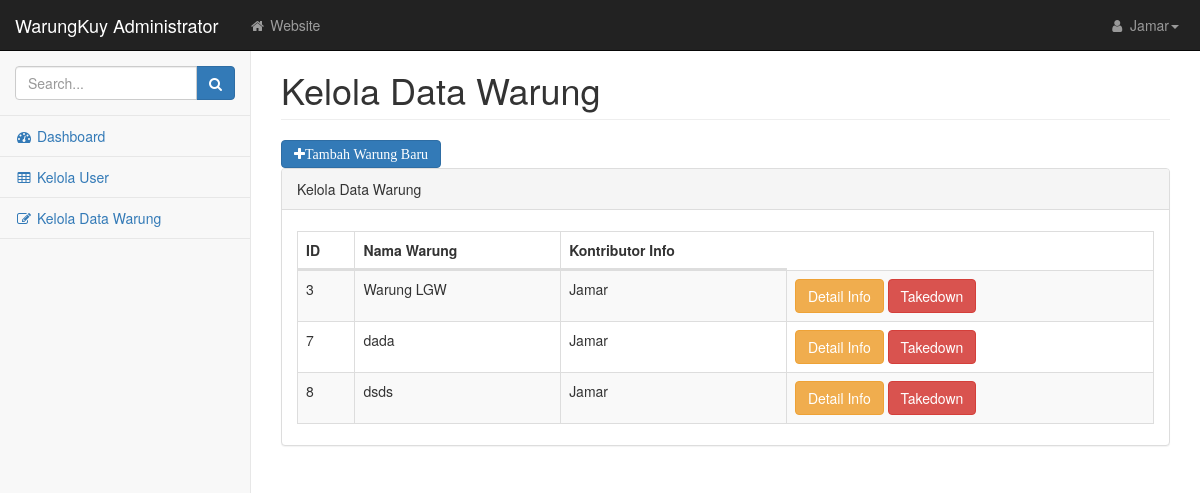
/View/KelolaWarung.php (signed in), run on the app's committed database.
### tables this page shows
CREATE TABLE `tb_warung` (
  `id_warung` int(11) NOT NULL,
  `nama_warung` varchar(50) NOT NULL,
  `alamat` varchar(120) NOT NULL,
  `deskripsi` mediumtext NOT NULL,
  `foto` varchar(256) DEFAULT NULL,
  `id_user` int(5) NOT NULL,
  `tanggal_ditambahkan` datetime NOT NULL
);

CREATE TABLE `tb_users` (
  `id_user` int(5) NOT NULL,
  `username` char(11) NOT NULL,
  `email` varchar(50) NOT NULL,
  `password` char(20) NOT NULL,
  `hak` enum('admin','registered') NOT NULL,
  `alamat` varchar(255) DEFAULT NULL,
  `foto` varchar(256) DEFAULT NULL
);

### View/KelolaWarung.php (the view, shortened to what this page needs)
<?php
include('../Config/koneksi.php');
?>
<!DOCTYPE html>
<html lang="en">
<head>
    <link href="css/bootstrap.min.css" rel="stylesheet">
    <link href="css/metisMenu.min.css" rel="stylesheet">
    <link href="css/dataTables/dataTables.bootstrap.css" rel="stylesheet">
    <link href="css/dataTables/dataTables.responsive.css" rel="stylesheet">
    <link href="css/startmin.css" rel="stylesheet">
    <link href="css/font-awesome.min.css" rel="stylesheet" type="text/css">
</head>
<body>
<div id="wrapper">
    <nav class="navbar navbar-inverse navbar-fixed-top" role="navigation">
        <div class="navbar-header">
            <a class="navbar-brand" href="index.php">WarungKuy Administrator</a>
        </div>
        <ul class="nav navbar-nav navbar-left navbar-top-links">
            <li><a href="../View/Home.php"><i class="fa fa-home fa-fw"></i> Website</a></li>
        </ul>
        <ul class="nav navbar-right navbar-top-links">
            <li class="dropdown">
                <a class="dropdown-toggle" data-toggle="dropdown" href="#">
                    <i class="fa fa-user fa-fw"></i> <?php echo $_SESSION['username'];?><b class="caret"></b>
                </a>
            </li>
        </ul>
        <div class="navbar-default sidebar" role="navigation">
            <div class="sidebar-nav navbar-collapse">
                <ul class="nav" id="side-menu">
                    <li class="sidebar-search">
                        <div class="input-group custom-search-form">
                            <input type="text" class="form-control" placeholder="Search...">
                            <span class="input-group-btn">
                                        <button class="btn btn-primary" type="button">
                                            <i class="fa fa-search"></i>
                                        </button>
                                </span>
                        </div>
                    </li>
                    <li>
                        <a href="index.php"><i class="fa fa-dashboard fa-fw"></i> Dashboard</a>
                    </li>
                    <li>
                        <a href="tables.php"><i class="fa fa-table fa-fw"></i> Kelola User</a>
                    </li>
                    <li>
                        <a href="#"><i class="fa fa-edit fa-fw"></i> Kelola Data Warung</a>
                    </li>
                </ul>
            </div>
        </div>
    </nav>
    <div id="page-wrapper">
        <div class="container-fluid">
            <div class="row">
                <div class="col-lg-12">
                    <h1 class="page-header">Kelola Data Warung</h1>
                    <a href="../View/TambahWarung.php">
                    <button class="btn btn-primary fa fa-plus">Tambah Warung Baru</button>
                    </a>
                </div>
            </div>
            <div class="row">
                <div class="col-lg-12">
                    <div class="panel panel-default">
                        <div class="panel-heading">
                            Kelola Data Warung
                        </div>
                        <div class="panel-body">
                            <div class="table-responsive">
                                <table class="table table-striped table-bordered table-hover" id="dataTables-example">
                                    <thead>
                                    <tr>
                                        <th>ID</th>
                                        <th>Nama Warung</th>
                                        <th>Kontributor Info</th>
                                    </tr>
                                    </thead>
                                    <tbody>
                                    <?php
                                    $query = "SELECT tb_warung.id_warung, tb_warung.nama_warung, tb_users.username FROM tb_warung, tb_users WHERE tb_warung.id_user = tb_users.id_user";
                                    $result = mysqli_query($koneksi, $query);
                                    while ($data = mysqli_fetch_array($result, MYSQLI_ASSOC)) {
                                        ?>
                                        <tr>
                                            <td><?php echo $data['id_warung'] ?></td>
                                            <td><?php echo $data['nama_warung'] ?></td>
                                            <td><?php echo $data['username'] ?></td>
                                            <td>
                                                <a class="btn btn-warning"
                                                   href="EditInfoWarung.php?id=<?php echo $data['id_warung'] ?>">Detail Info</a>
                                                <a class="btn btn-danger"
                                                   href="../Controller/delete_warung.php?id=<?php echo $data['id_warung']; ?>">Takedown</a>
                                            </td>
                                        </tr>
                                        <?php
                                    }
                                    ?>
                                    </tbody>
                                </table>
                            </div>
                        </div>
                    </div>
                </div>
            </div>
        </div>
    </div>
</div>
</body>
</html>

### View/css/startmin.css (style rules this page uses)
body { background-color: #f8f8f8; }
#wrapper { width: 100%; }
#page-wrapper { padding-top: 30px; min-height: 568px; background-color: #fff; }
@media (min-width:768px) { #page-wrapper { position: inherit; margin-left: 250px; padding: 30px 15px 0 15px; border-left: 1px solid #e7e7e7; } }
.navbar-header { float: left; }
.navbar-left { float: left; }
.navbar-right { text-align: right; }
.navbar-top-links { margin: 0; }
.navbar-top-links li { display: inline-block; }
.navbar-top-links li:last-child { margin-right: 6px; }
.navbar-top-links li a { padding: 15px; min-height: 50px; }
.navbar-top-links>li>a { color: #999; }
.sidebar .sidebar-nav.navbar-collapse { padding-right: 0; padding-left: 0; }
.sidebar .sidebar-search { padding: 15px; }
.sidebar ul li { border-bottom: 1px solid #e7e7e7; }
@media (min-width:768px) { .sidebar { z-index: 1; position: absolute; width: 250px; margin-top: 51px; } }

### data on the page
tb_warung: id_warung "3", nama_warung "Warung LGW", id_user.username "Jamar"
tb_warung: id_warung "7", nama_warung "dada", id_user.username "Jamar"
tb_warung: id_warung "8", nama_warung "dsds", id_user.username "Jamar"

### other printed values
$_SESSION['username'] "Jamar"
